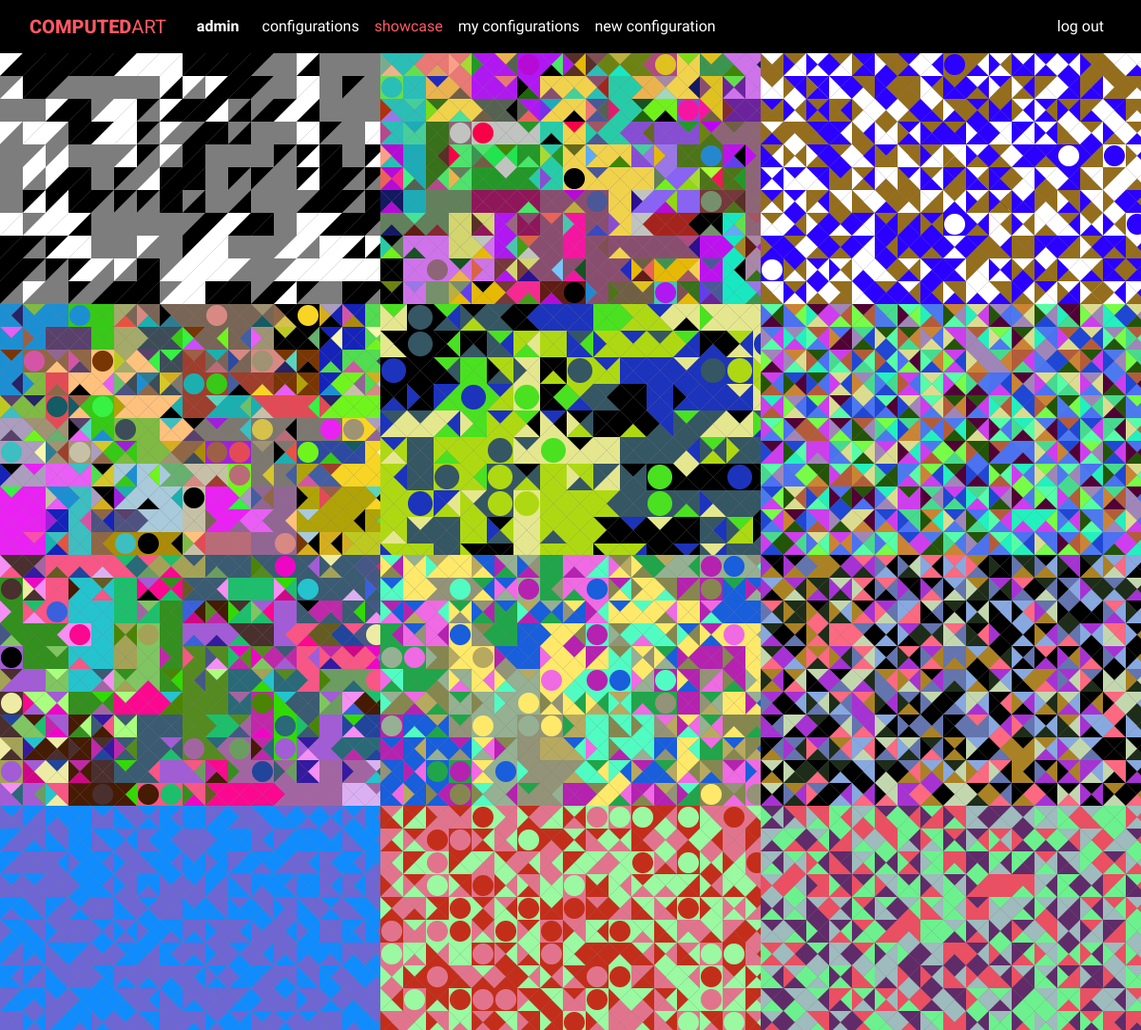
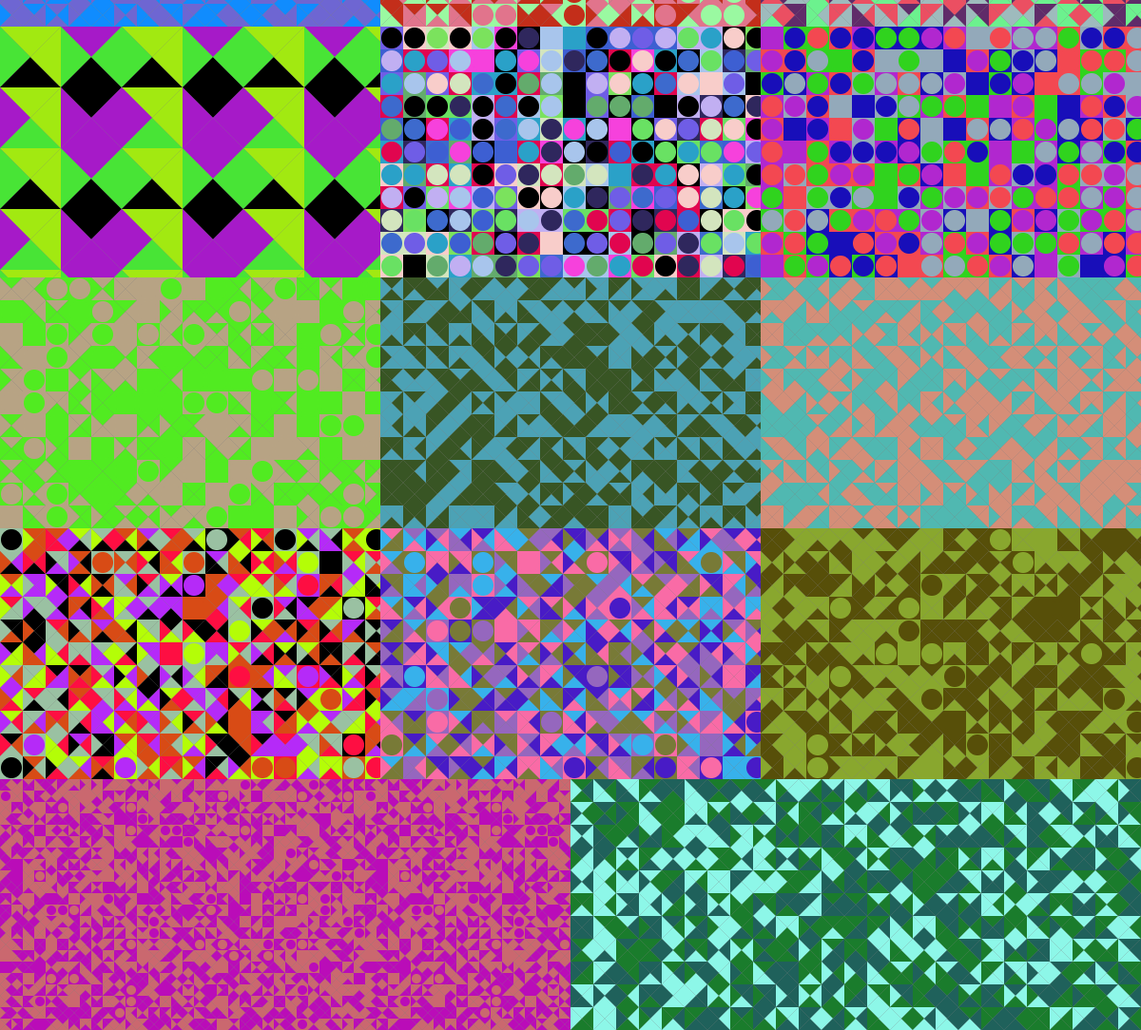
The app's page / (signed in) with its own data (2 pictures, top to bottom).
### computedart/models.py (models this page shows)
class User(AbstractUser):
    pass

class Configuration(models.Model):
    author = models.ForeignKey(
        User, on_delete=models.CASCADE, related_name="listing_author", editable=False
    )
    title = models.CharField(max_length=256)
    square_size = models.PositiveSmallIntegerField(
        validators=[MinValueValidator(4), MaxValueValidator(200)]
    )
    grid_width = models.PositiveSmallIntegerField(
        validators=[MinValueValidator(1), MaxValueValidator(1000)]
    )
    grid_height = models.PositiveSmallIntegerField(
        validators=[MinValueValidator(1), MaxValueValidator(1000)]
    )
    circle_chance = models.PositiveSmallIntegerField(
        validators=[MinValueValidator(0), MaxValueValidator(100)]
    )
    color_chance = models.PositiveSmallIntegerField(
        validators=[MinValueValidator(0), MaxValueValidator(100)]
    )
    created = models.DateTimeField(auto_now_add=True, blank=True)
    image_file = models.ImageField(upload_to="images/%Y/%m/%d/", blank=True, null=True)
    animate = models.BooleanField()

### computedart/views.py (the view)
# urls.py: path("", views.showcase, name="showcase"),
def showcase(request):
    return render(
        request,
        "computedart/showcase.html",
        {
            "selected": "showcase",
            "configs": Configuration.objects.order_by("-created").exclude(
                image_file=""
            ),
        },
    )

### computedart/templates/computedart/showcase.html (shortened to what this page needs)
{% extends "computedart/layout.html" %}
{% load static %}
{% block body %}
{% if configs %}
    {% for config in configs %}
        {% if forloop.counter0|divisibleby:3 %}
            {% if forloop.counter0 != 0 %}
                </div>
            {% endif %}
            <div class="row">
        {% endif %}
            <div class="col md-4 showcase" style="background-image: url('{{ config.image_file.url }}')">
            </div>
    {% endfor %}
{% endif %}
{% endblock %}

### computedart/templates/computedart/layout.html (shortened to what this page needs)
{% load static %}
<!DOCTYPE html>
<html lang="en">
    <head>
        <link href="{% static 'computedart/css/styles.css' %}" rel="stylesheet">
    </head>
    <body>
        <nav class="navbar navbar-expand-lg navbar-dark bg-dark">
            <div class="container-fluid">
                <a class="navbar-brand" href="{% url 'showcase' %}"><span>COMPUTED</span>ART</a>
                <div class="collapse navbar-collapse" id="navbarToggle">
                    <ul class="navbar-nav mr-auto">
                        {% if user.is_authenticated %}
                            <li class="nav-item">
                                <strong>{{ user.username }}</strong>
                            </li>
                        {% endif %}
                        <li class="nav-item">
                        <a class="nav-link{% if selected == 'configurations' %} selected{% endif %}" href="{% url 'config' %}" >Configurations</a>
                        </li>
                        <li class="nav-item">
                            <a class="nav-link{% if selected == 'showcase' %} selected{% endif %}" href="{% url 'showcase' %}" >Showcase</a>
                        </li>
                        {% if user.is_authenticated %}
                            <li class="nav-item">
                                <a class="nav-link{% if selected == 'myconfig' %} selected{% endif %}" href="{% url 'user_configs' user_id=user.id %}" >My configurations</a>
                            </li>
                            <li class="nav-item">
                                <a class="nav-link{% if selected == 'createconfig' %} selected{% endif %}" href="{% url 'create' %}" >New Configuration</a>
                            </li>
                        {% endif %}
                    </ul>
                    <ul class="navbar-nav">
                        {% if not user.is_authenticated%}
                            <li class="nav-item">
                                <a class="nav-link" href="{% url 'login' %}" >Log In</a>
                            </li>
                            <li class="nav-item">
                                <a class="nav-link" href="{% url 'register' %}">Register</a>
                            </li>
                        {% else %}
                            <li class="nav-item">
                                <a class="nav-link" href="{% url 'logout' %}">Log Out</a>
                            </li>
                        {% endif%}
                    </ul>
                </div>
            </div>
        </nav>
        <div class="body">
            {% block body %}
            {% endblock %}
    </body>
</html>

### records on screen
User: username "admin"
Configuration: image_file (picture)
Configuration: image_file (picture)
Configuration: image_file (picture)
Configuration: image_file (picture)
Configuration: image_file (picture)
Configuration: image_file (picture)
Configuration: image_file (picture)
Configuration: image_file (picture)
Configuration: image_file (picture)
Configuration: image_file (picture)
Configuration: image_file (picture)
Configuration: image_file (picture)
Configuration: image_file (picture)
Configuration: image_file (picture)
Configuration: image_file (picture)
Configuration: image_file (picture)
Configuration: image_file (picture)
Configuration: image_file (picture)
Configuration: image_file (picture)
Configuration: image_file (picture)
Configuration: image_file (picture)
Configuration: image_file (picture)
Configuration: image_file (picture)
